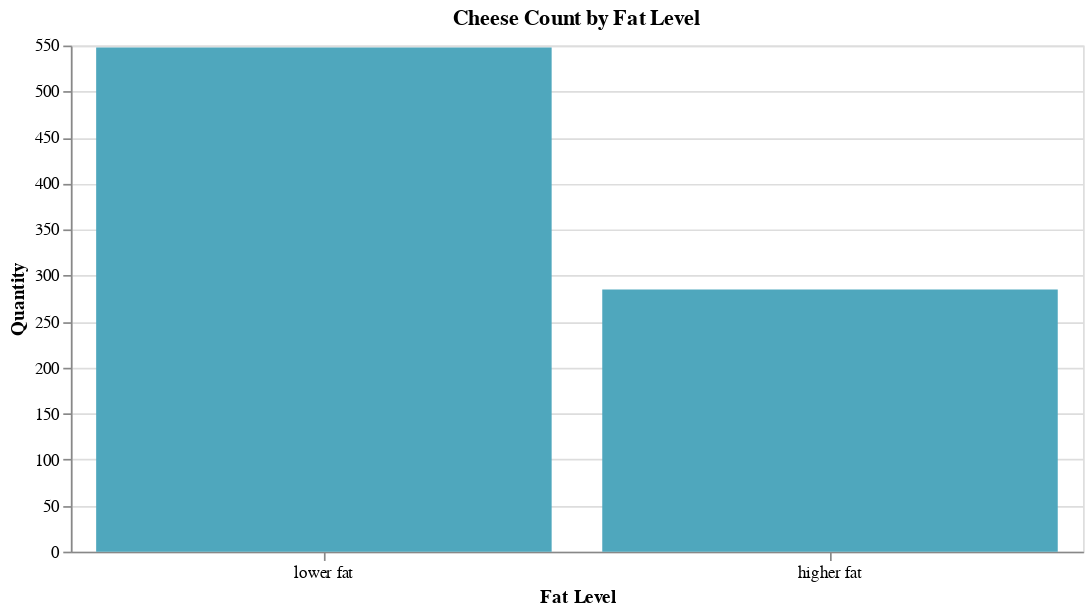

Notebook code cell kept with this figure:
### Markdown cell above
### Target Value Distribution
Lastly, I create a bar plot to visualize the distribution of the binary target value

### Code cell
target_dist = (
    alt.Chart(cheese_train)
    .mark_bar(color="#4fa7bd")
    .encode(
        x=alt.X(
            "FatLevel:N", title="Fat Level", sort="-y", axis=alt.Axis(labelAngle=360)
        ),
        y=alt.Y("count():Q", title="Quantity"),
    )
    .properties(width=600, height=300, title="Cheese Count by Fat Level")
)
target_dist

### Figure 1 — Vega-Lite specification as saved in the notebook (floating-point values rounded to 4 significant figures; data arrays with more than 128 entries replaced by an {"elided": "..."} marker saying what was removed)
{"config": {"view": {"continuousWidth": 400, "continuousHeight": 300}}, "data": {"name": "data-5d4a0117c7bfc001360a575265aab1a7"}, "mark": {"type": "bar", "color": "#4fa7bd"}, "encoding": {"x": {"type": "nominal", "axis": {"labelAngle": 360}, "field": "FatLevel", "sort": "-y", "title": "Fat Level"}, "y": {"type": "quantitative", "aggregate": "count", "title": "Quantity"}}, "height": 300, "title": "Cheese Count by Fat Level", "width": 600, "$schema": "https://vega.github.io/schema/vega-lite/v4.8.1.json", "datasets": {"data-5d4a0117c7bfc001360a575265aab1a7": {"elided": "833 records"}}}
